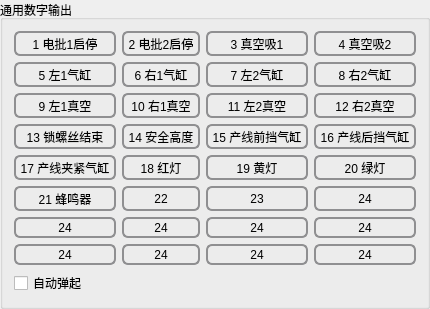
    <widget class="QGroupBox" name="groupBox_6">
     <property name="styleSheet">
      <string notr="true">QToolButton {
	border: 2px solid #8f8f91;
    border-radius: 6px;
    background-color: qlineargradient(x1: 0, y1: 0, x2: 0, y2: 1,
                                      stop: 0 #76f77a, stop: 1 #6adb6e);
}

QToolButton:checked{
    background-color: qlineargradient(x1: 0, y1: 0, x2: 0, y2: 1,
                                      stop: 0 #da5b5e, stop: 1 #f6777a);
}

QToolButton:pressed{
    background-color: qlineargradient(x1: 0, y1: 0, x2: 0, y2: 1,
                                      stop: 0 #da5b5e, stop: 1 #f6777a);
}</string>
     </property>
     <property name="title">
      <string>通用数字输出</string>
     </property>
     <layout class="QGridLayout" name="gridLayout_3">
      <item row="6" column="3">
       <widget class="QToolButton" name="toolButton27">
        <property name="sizePolicy">
         <sizepolicy hsizetype="Preferred" vsizetype="Preferred">
          <horstretch>0</horstretch>
          <verstretch>0</verstretch>
         </sizepolicy>
        </property>
        <property name="text">
         <string>24</string>
        </property>
        <property name="checkable">
         <bool>true</bool>
        </property>
        <attribute name="buttonGroup">
         <string notr="true">buttonGroup</string>
        </attribute>
       </widget>
      </item>
      <item row="6" column="0">
       <widget class="QToolButton" name="toolButton24">
        <property name="sizePolicy">
         <sizepolicy hsizetype="Preferred" vsizetype="Preferred">
          <horstretch>0</horstretch>
          <verstretch>0</verstretch>
         </sizepolicy>
        </property>
        <property name="text">
         <string>24</string>
        </property>
        <property name="checkable">
         <bool>true</bool>
        </property>
        <attribute name="buttonGroup">
         <string notr="true">buttonGroup</string>
        </attribute>
       </widget>
      </item>
      <item row="6" column="2">
       <widget class="QToolButton" name="toolButton26">
        <property name="sizePolicy">
         <sizepolicy hsizetype="Preferred" vsizetype="Preferred">
          <horstretch>0</horstretch>
          <verstretch>0</verstretch>
         </sizepolicy>
        </property>
        <property name="text">
         <string>24</string>
        </property>
        <property name="checkable">
         <bool>true</bool>
        </property>
        <attribute name="buttonGroup">
         <string notr="true">buttonGroup</string>
        </attribute>
       </widget>
      </item>
      <item row="5" column="2">
       <widget class="QToolButton" name="toolButton22">
        <property name="sizePolicy">
         <sizepolicy hsizetype="Preferred" vsizetype="Preferred">
          <horstretch>0</horstretch>
          <verstretch>0</verstretch>
         </sizepolicy>
        </property>
        <property name="text">
         <string>23</string>
        </property>
        <property name="checkable">
         <bool>true</bool>
        </property>
        <attribute name="buttonGroup">
         <string notr="true">buttonGroup</string>
        </attribute>
       </widget>
      </item>
      <item row="5" column="3">
       <widget class="QToolButton" name="toolButton23">
        <property name="sizePolicy">
         <sizepolicy hsizetype="Preferred" vsizetype="Preferred">
          <horstretch>0</horstretch>
          <verstretch>0</verstretch>
         </sizepolicy>
        </property>
        <property name="text">
         <string>24</string>
        </property>
        <property name="checkable">
         <bool>true</bool>
        </property>
        <attribute name="buttonGroup">
         <string notr="true">buttonGroup</string>
        </attribute>
       </widget>
      </item>
      <item row="6" column="1">
       <widget class="QToolButton" name="toolButton25">
        <property name="sizePolicy">
         <sizepolicy hsizetype="Preferred" vsizetype="Preferred">
          <horstretch>0</horstretch>
          <verstretch>0</verstretch>
         </sizepolicy>
        </property>
        <property name="text">
         <string>24</string>
        </property>
        <property name="checkable">
         <bool>true</bool>
        </property>
        <attribute name="buttonGroup">
         <string notr="true">buttonGroup</string>
        </attribute>
       </widget>
      </item>
      <item row="4" column="0">
       <widget class="QToolButton" name="toolButton16">
        <property name="sizePolicy">
         <sizepolicy hsizetype="Preferred" vsizetype="Preferred">
          <horstretch>0</horstretch>
          <verstretch>0</verstretch>
         </sizepolicy>
        </property>
        <property name="text">
         <string>17 产线夹紧气缸</string>
        </property>
        <property name="checkable">
         <bool>true</bool>
        </property>
        <attribute name="buttonGroup">
         <string notr="true">buttonGroup</string>
        </attribute>
       </widget>
      </item>
      <item row="4" column="1">
       <widget class="QToolButton" name="toolButton17">
        <property name="sizePolicy">
         <sizepolicy hsizetype="Preferred" vsizetype="Preferred">
          <horstretch>0</horstretch>
          <verstretch>0</verstretch>
         </sizepolicy>
        </property>
        <property name="text">
         <string>18 红灯</string>
        </property>
        <property name="checkable">
         <bool>true</bool>
        </property>
        <attribute name="buttonGroup">
         <string notr="true">buttonGroup</string>
        </attribute>
       </widget>
      </item>
      <item row="4" column="2">
       <widget class="QToolButton" name="toolButton18">
        <property name="sizePolicy">
         <sizepolicy hsizetype="Preferred" vsizetype="Preferred">
          <horstretch>0</horstretch>
          <verstretch>0</verstretch>
         </sizepolicy>
        </property>
        <property name="text">
         <string>19 黄灯</string>
        </property>
        <property name="checkable">
         <bool>true</bool>
        </property>
        <attribute name="buttonGroup">
         <string notr="true">buttonGroup</string>
        </attribute>
       </widget>
      </item>
      <item row="4" column="3">
       <widget class="QToolButton" name="toolButton19">
        <property name="sizePolicy">
         <sizepolicy hsizetype="Preferred" vsizetype="Preferred">
          <horstretch>0</horstretch>
          <verstretch>0</verstretch>
         </sizepolicy>
        </property>
        <property name="text">
         <string>20 绿灯</string>
        </property>
        <property name="checkable">
         <bool>true</bool>
        </property>
        <attribute name="buttonGroup">
         <string notr="true">buttonGroup</string>
        </attribute>
       </widget>
      </item>
      <item row="3" column="3">
       <widget class="QToolButton" name="toolButton15">
        <property name="sizePolicy">
         <sizepolicy hsizetype="Preferred" vsizetype="Preferred">
          <horstretch>0</horstretch>
          <verstretch>0</verstretch>
         </sizepolicy>
        </property>
        <property name="text">
         <string>16 产线后挡气缸</string>
        </property>
        <property name="checkable">
         <bool>true</bool>
        </property>
        <attribute name="buttonGroup">
         <string notr="true">buttonGroup</string>
        </attribute>
       </widget>
      </item>
      <item row="3" column="2">
       <widget class="QToolButton" name="toolButton14">
        <property name="sizePolicy">
         <sizepolicy hsizetype="Preferred" vsizetype="Preferred">
          <horstretch>0</horstretch>
          <verstretch>0</verstretch>
         </sizepolicy>
        </property>
        <property name="text">
         <string>15 产线前挡气缸</string>
        </property>
        <property name="checkable">
         <bool>true</bool>
        </property>
        <attribute name="buttonGroup">
         <string notr="true">buttonGroup</string>
        </attribute>
       </widget>
      </item>
      <item row="2" column="3">
       <widget class="QToolButton" name="toolButton11">
        <property name="sizePolicy">
         <sizepolicy hsizetype="Preferred" vsizetype="Preferred">
          <horstretch>0</horstretch>
          <verstretch>0</verstretch>
         </sizepolicy>
        </property>
        <property name="text">
         <string>12 右2真空</string>
        </property>
        <property name="checkable">
         <bool>true</bool>
        </property>
        <attribute name="buttonGroup">
         <string notr="true">buttonGroup</string>
        </attribute>
       </widget>
      </item>
      <item row="3" column="1">
       <widget class="QToolButton" name="toolButton13">
        <property name="sizePolicy">
         <sizepolicy hsizetype="Preferred" vsizetype="Preferred">
          <horstretch>0</horstretch>
          <verstretch>0</verstretch>
         </sizepolicy>
        </property>
        <property name="text">
         <string>14 安全高度</string>
        </property>
        <property name="checkable">
         <bool>true</bool>
        </property>
        <attribute name="buttonGroup">
         <string notr="true">buttonGroup</string>
        </attribute>
       </widget>
      </item>
      <item row="3" column="0">
       <widget class="QToolButton" name="toolButton12">
        <property name="sizePolicy">
         <sizepolicy hsizetype="Preferred" vsizetype="Preferred">
          <horstretch>0</horstretch>
          <verstretch>0</verstretch>
         </sizepolicy>
        </property>
        <property name="text">
         <string>13 锁螺丝结束</string>
        </property>
        <property name="checkable">
         <bool>true</bool>
        </property>
        <attribute name="buttonGroup">
         <string notr="true">buttonGroup</string>
        </attribute>
       </widget>
      </item>
      <item row="2" column="1">
       <widget class="QToolButton" name="toolButton9">
        <property name="sizePolicy">
         <sizepolicy hsizetype="Preferred" vsizetype="Preferred">
          <horstretch>0</horstretch>
          <verstretch>0</verstretch>
         </sizepolicy>
        </property>
        <property name="text">
         <string>10 右1真空</string>
        </property>
        <property name="checkable">
         <bool>true</bool>
        </property>
        <attribute name="buttonGroup">
         <string notr="true">buttonGroup</string>
        </attribute>
       </widget>
      </item>
      <item row="2" column="2">
       <widget class="QToolButton" name="toolButton10">
        <property name="sizePolicy">
         <sizepolicy hsizetype="Preferred" vsizetype="Preferred">
          <horstretch>0</horstretch>
          <verstretch>0</verstretch>
         </sizepolicy>
        </property>
        <property name="text">
         <string>11 左2真空</string>
        </property>
        <property name="checkable">
         <bool>true</bool>
        </property>
        <attribute name="buttonGroup">
         <string notr="true">buttonGroup</string>
        </attribute>
       </widget>
      </item>
      <item row="1" column="3">
       <widget class="QToolButton" name="toolButton7">
        <property name="sizePolicy">
         <sizepolicy hsizetype="Preferred" vsizetype="Preferred">
          <horstretch>0</horstretch>
          <verstretch>0</verstretch>
         </sizepolicy>
        </property>
        <property name="text">
         <string>8 右2气缸</string>
        </property>
        <property name="checkable">
         <bool>true</bool>
        </property>
        <attribute name="buttonGroup">
         <string notr="true">buttonGroup</string>
        </attribute>
       </widget>
      </item>
      <item row="1" column="2">
       <widget class="QToolButton" name="toolButton6">
        <property name="sizePolicy">
         <sizepolicy hsizetype="Preferred" vsizetype="Preferred">
          <horstretch>0</horstretch>
          <verstretch>0</verstretch>
         </sizepolicy>
        </property>
        <property name="text">
         <string>7 左2气缸</string>
        </property>
        <property name="checkable">
         <bool>true</bool>
        </property>
        <attribute name="buttonGroup">
         <string notr="true">buttonGroup</string>
        </attribute>
       </widget>
      </item>
      <item row="1" column="0">
       <widget class="QToolButton" name="toolButton4">
        <property name="sizePolicy">
         <sizepolicy hsizetype="Preferred" vsizetype="Preferred">
          <horstretch>0</horstretch>
          <verstretch>0</verstretch>
         </sizepolicy>
        </property>
        <property name="text">
         <string>5 左1气缸</string>
        </property>
        <property name="checkable">
         <bool>true</bool>
        </property>
        <attribute name="buttonGroup">
         <string notr="true">buttonGroup</string>
        </attribute>
       </widget>
      </item>
      <item row="2" column="0">
       <widget class="QToolButton" name="toolButton8">
        <property name="sizePolicy">
         <sizepolicy hsizetype="Preferred" vsizetype="Preferred">
          <horstretch>0</horstretch>
          <verstretch>0</verstretch>
         </sizepolicy>
        </property>
        <property name="text">
         <string>9 左1真空</string>
        </property>
        <property name="checkable">
         <bool>true</bool>
        </property>
        <attribute name="buttonGroup">
         <string notr="true">buttonGroup</string>
        </attribute>
       </widget>
      </item>
      <item row="0" column="3">
       <widget class="QToolButton" name="toolButton3">
        <property name="sizePolicy">
         <sizepolicy hsizetype="Preferred" vsizetype="Preferred">
          <horstretch>0</horstretch>
          <verstretch>0</verstretch>
         </sizepolicy>
        </property>
        <property name="text">
         <string>4 真空吸2</string>
        </property>
        <property name="checkable">
         <bool>true</bool>
        </property>
        <attribute name="buttonGroup">
         <string notr="true">buttonGroup</string>
        </attribute>
       </widget>
      </item>
      <item row="0" column="2">
       <widget class="QToolButton" name="toolButton2">
        <property name="sizePolicy">
         <sizepolicy hsizetype="Preferred" vsizetype="Preferred">
          <horstretch>0</horstretch>
          <verstretch>0</verstretch>
         </sizepolicy>
        </property>
        <property name="text">
         <string>3 真空吸1</string>
        </property>
        <property name="checkable">
         <bool>true</bool>
        </property>
        <attribute name="buttonGroup">
         <string notr="true">buttonGroup</string>
        </attribute>
       </widget>
      </item>
      <item row="0" column="1">
       <widget class="QToolButton" name="toolButton1">
        <property name="sizePolicy">
         <sizepolicy hsizetype="Preferred" vsizetype="Preferred">
          <horstretch>0</horstretch>
          <verstretch>0</verstretch>
         </sizepolicy>
        </property>
        <property name="text">
         <string>2 电批2启停</string>
        </property>
        <property name="checkable">
         <bool>true</bool>
        </property>
        <attribute name="buttonGroup">
         <string notr="true">buttonGroup</string>
        </attribute>
       </widget>
      </item>
      <item row="1" column="1">
       <widget class="QToolButton" name="toolButton5">
        <property name="sizePolicy">
         <sizepolicy hsizetype="Preferred" vsizetype="Preferred">
          <horstretch>0</horstretch>
          <verstretch>0</verstretch>
         </sizepolicy>
        </property>
        <property name="text">
         <string>6 右1气缸</string>
        </property>
        <property name="checkable">
         <bool>true</bool>
        </property>
        <attribute name="buttonGroup">
         <string notr="true">buttonGroup</string>
        </attribute>
       </widget>
      </item>
      <item row="0" column="0">
       <widget class="QToolButton" name="toolButton0">
        <property name="sizePolicy">
         <sizepolicy hsizetype="Preferred" vsizetype="Preferred">
          <horstretch>0</horstretch>
          <verstretch>0</verstretch>
         </sizepolicy>
        </property>
        <property name="text">
         <string>1 电批1启停</string>
        </property>
        <property name="checkable">
         <bool>true</bool>
        </property>
        <attribute name="buttonGroup">
         <string notr="true">buttonGroup</string>
        </attribute>
       </widget>
      </item>
      <item row="9" column="0" colspan="4">
       <widget class="QCheckBox" name="checkBox">
        <property name="text">
         <string>自动弹起</string>
        </property>
       </widget>
      </item>
      <item row="5" column="0">
       <widget class="QToolButton" name="toolButton20">
        <property name="sizePolicy">
         <sizepolicy hsizetype="Preferred" vsizetype="Preferred">
          <horstretch>0</horstretch>
          <verstretch>0</verstretch>
         </sizepolicy>
        </property>
        <property name="text">
         <string>21 蜂鸣器</string>
        </property>
        <property name="checkable">
         <bool>true</bool>
        </property>
        <attribute name="buttonGroup">
         <string notr="true">buttonGroup</string>
        </attribute>
       </widget>
      </item>
      <item row="5" column="1">
       <widget class="QToolButton" name="toolButton21">
        <property name="sizePolicy">
         <sizepolicy hsizetype="Preferred" vsizetype="Preferred">
          <horstretch>0</horstretch>
          <verstretch>0</verstretch>
         </sizepolicy>
        </property>
        <property name="text">
         <string>22</string>
        </property>
        <property name="checkable">
         <bool>true</bool>
        </property>
        <attribute name="buttonGroup">
         <string notr="true">buttonGroup</string>
        </attribute>
       </widget>
      </item>
      <item row="7" column="0">
       <widget class="QToolButton" name="toolButton28">
        <property name="sizePolicy">
         <sizepolicy hsizetype="Preferred" vsizetype="Preferred">
          <horstretch>0</horstretch>
          <verstretch>0</verstretch>
         </sizepolicy>
        </property>
        <property name="text">
         <string>24</string>
        </property>
        <property name="checkable">
         <bool>true</bool>
        </property>
        <attribute name="buttonGroup">
         <string notr="true">buttonGroup</string>
        </attribute>
       </widget>
      </item>
      <item row="7" column="1">
       <widget class="QToolButton" name="toolButton29">
        <property name="sizePolicy">
         <sizepolicy hsizetype="Preferred" vsizetype="Preferred">
          <horstretch>0</horstretch>
          <verstretch>0</verstretch>
         </sizepolicy>
        </property>
        <property name="text">
         <string>24</string>
        </property>
        <property name="checkable">
         <bool>true</bool>
        </property>
        <attribute name="buttonGroup">
         <string notr="true">buttonGroup</string>
        </attribute>
       </widget>
      </item>
      <item row="7" column="2">
       <widget class="QToolButton" name="toolButton30">
        <property name="sizePolicy">
         <sizepolicy hsizetype="Preferred" vsizetype="Preferred">
          <horstretch>0</horstretch>
          <verstretch>0</verstretch>
         </sizepolicy>
        </property>
        <property name="text">
         <string>24</string>
        </property>
        <property name="checkable">
         <bool>true</bool>
        </property>
        <attribute name="buttonGroup">
         <string notr="true">buttonGroup</string>
        </attribute>
       </widget>
      </item>
      <item row="7" column="3">
       <widget class="QToolButton" name="toolButton31">
        <property name="sizePolicy">
         <sizepolicy hsizetype="Preferred" vsizetype="Preferred">
          <horstretch>0</horstretch>
          <verstretch>0</verstretch>
         </sizepolicy>
        </property>
        <property name="text">
         <string>24</string>
        </property>
        <property name="checkable">
         <bool>true</bool>
        </property>
        <attribute name="buttonGroup">
         <string notr="true">buttonGroup</string>
        </attribute>
       </widget>
      </item>
     </layout>
    </widget>
